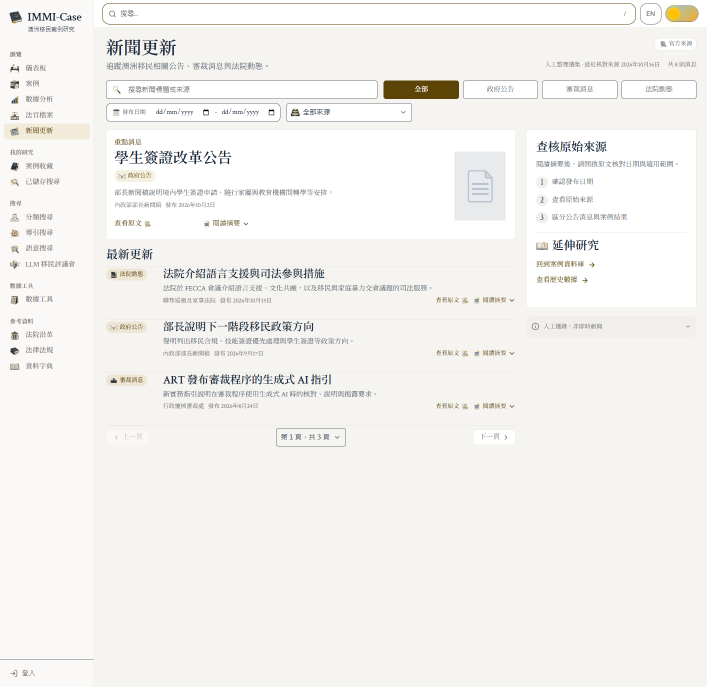
#> input picture .impeccable/review/news/assets-round2/desktop-raw.png, 1413 x 1373 px, found by its file name (shown at 1/2 size); its folder holds 4 pictures in this run
$ python normalize-shots.py
#> lines starting #> are read from the running program, lines starting #| are printed output that depends on the picture
from pathlib import Path
from PIL import Image
root=Path('.impeccable/review/news/assets-round2')
for name,w,h in [('desktop',1440,1400),('english-dark',1440,1400),('english-expanded',1440,1400),('mobile-viewport',390,845)]:
 im=Image.open(root/f'{name}-raw.png')
#> im is the input picture: PIL image 1413x1373 RGB; mean R, G, B 243.2, 242.4, 239.9
 im.resize((w,h),Image.Resampling.LANCZOS).save(root/f'{name}.png')
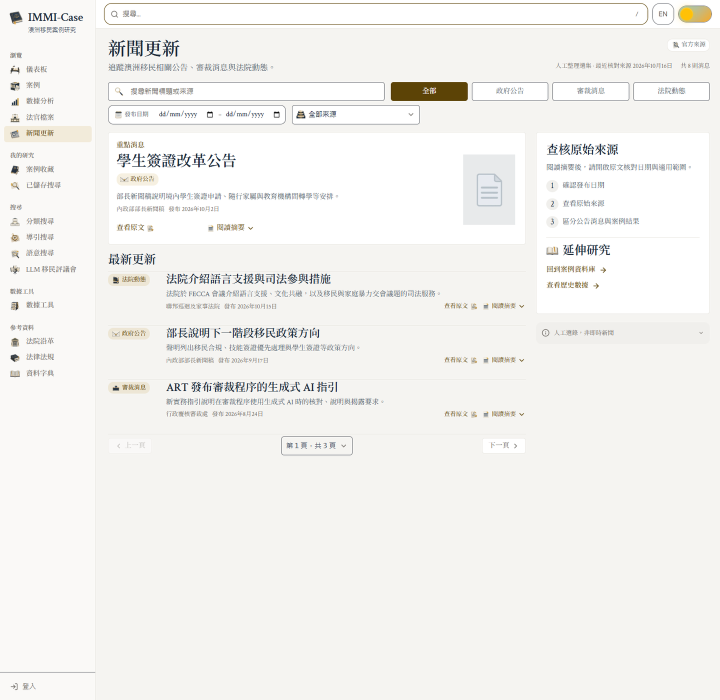
#> saved as desktop.png: PIL image 1440x1400 RGB (shown at 1/2 size); mean R, G, B 243.1, 242.3, 239.7
#> (the run stopped early here; a loop or call above may not have finished)
